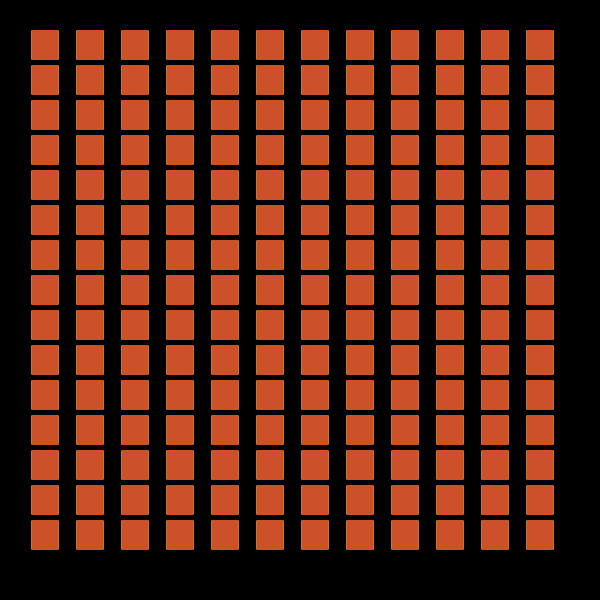
Frame 1 (no input)
Frame 60 (the mouse pressed at the canvas centre just before this capture): identical to frame 1, image omitted
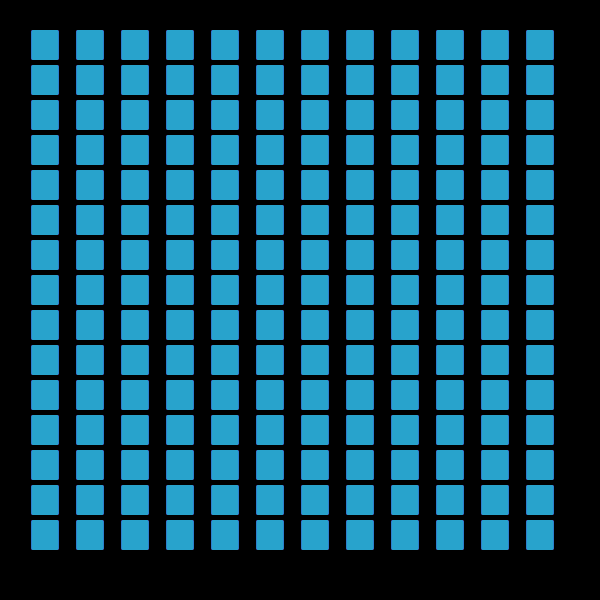
Frame 120 (the mouse held since frame 60 and released just before this capture)

The Processing sketch that drew these frames (run headless with seeded random() and noise(); from frame 60 on, the mouse is pressed at the canvas centre):

// Processing sketch: processing_168600
// ── processing_168600.pde

int grid = 45;
float H=0;
int S =80;
int B =80;

void setup() {
  size(600, 600);
  colorMode(HSB, 360,100,100,1.0);
  rectMode(CENTER);
  smooth();
}

void draw() {
  H= map(mouseY, 0, height, 0, 360);
  background(0);
  for (int x=grid; x<=width-grid; x+=grid) {
    for (int y=grid; y<=height-grid-10; y+=grid-10) {
      for (int i=10; i>0; i--) {
        noStroke();
        fill(H+i*15, S, B);
        rect(x, y, 27, 30, 2);
      }
    }
  }

  //  for (int x2=grid; x2<=width-grid-60; x2+=grid) {
  //    for (int y2=grid-30; y2<=height-grid; y2+=grid-30) {
  //      noStroke();
  //      fill(237, 214, 120);
  //      rect(x2+40, y2+5, 31, 29, 3);
  //    }
  //  }
}

void mousePressed() {//when mouse is pressed the sketch redraws
  if (mousePressed == true) {//when mouse is pressed count is reset to draw over sketch
    setup();
  }
}
